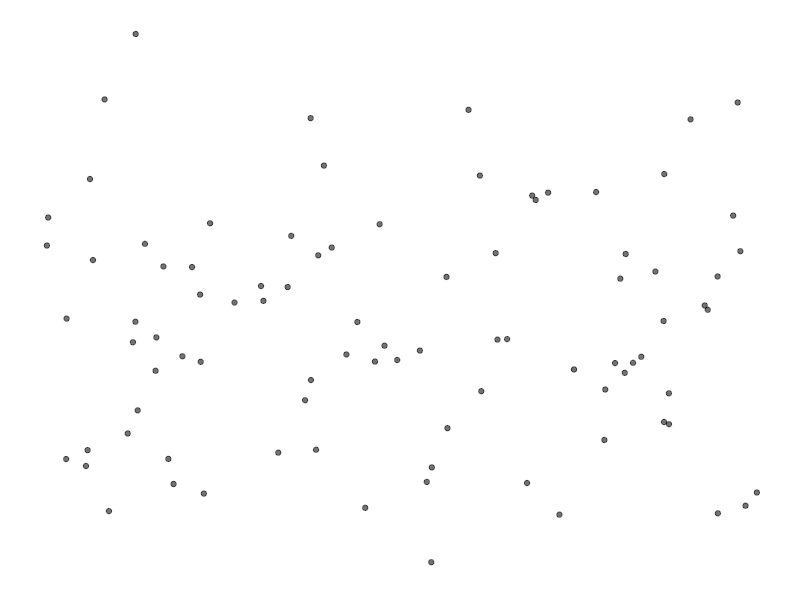
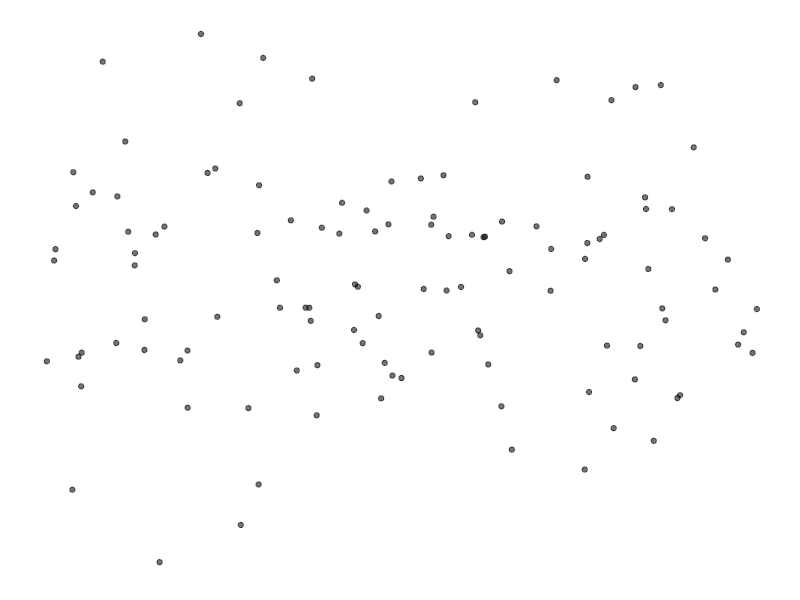
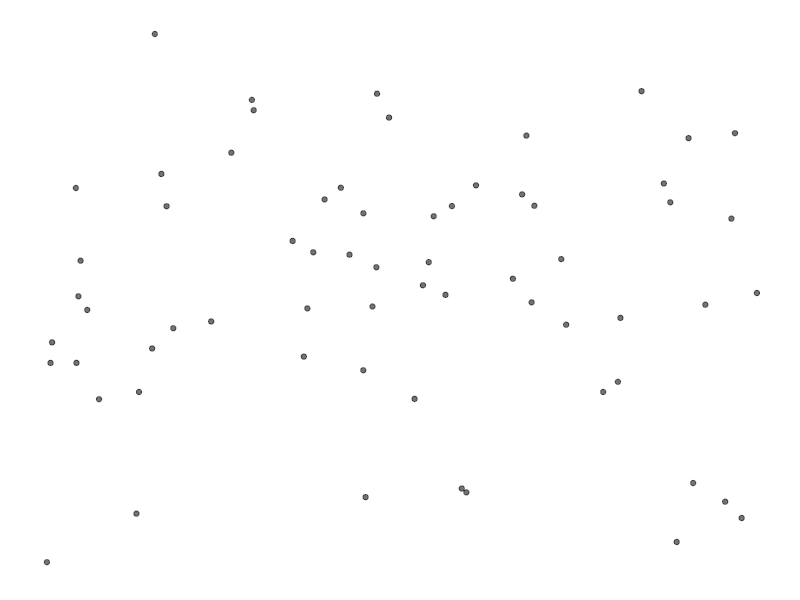
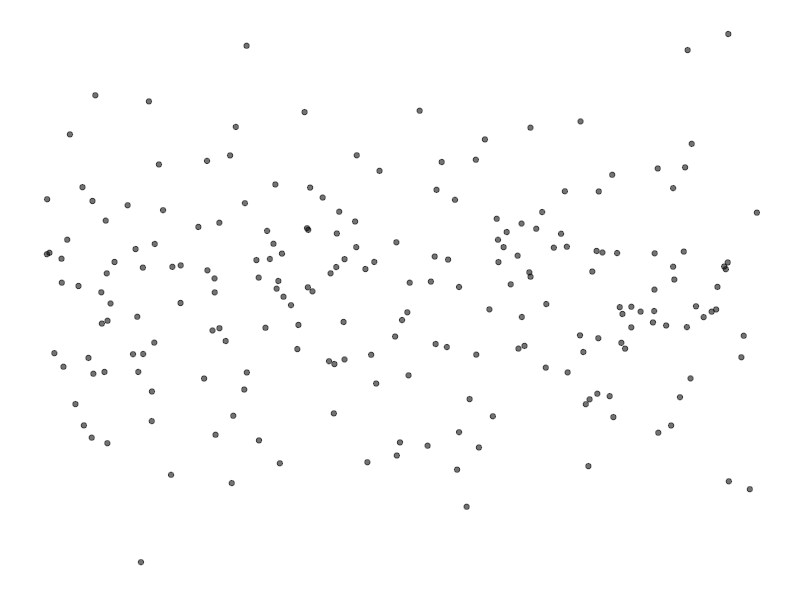
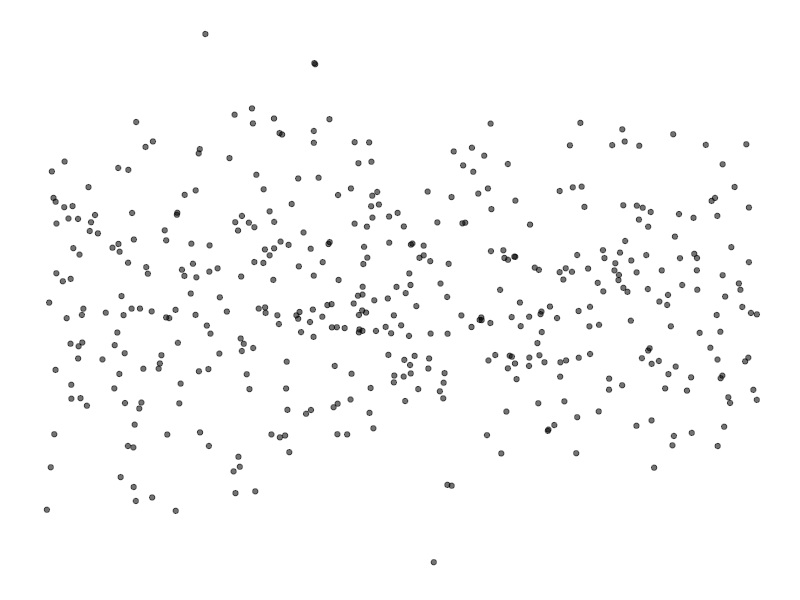
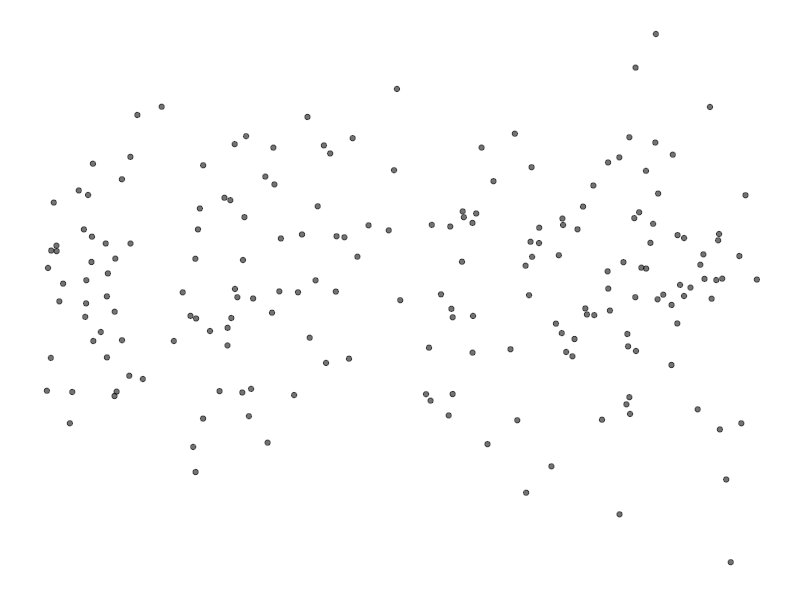
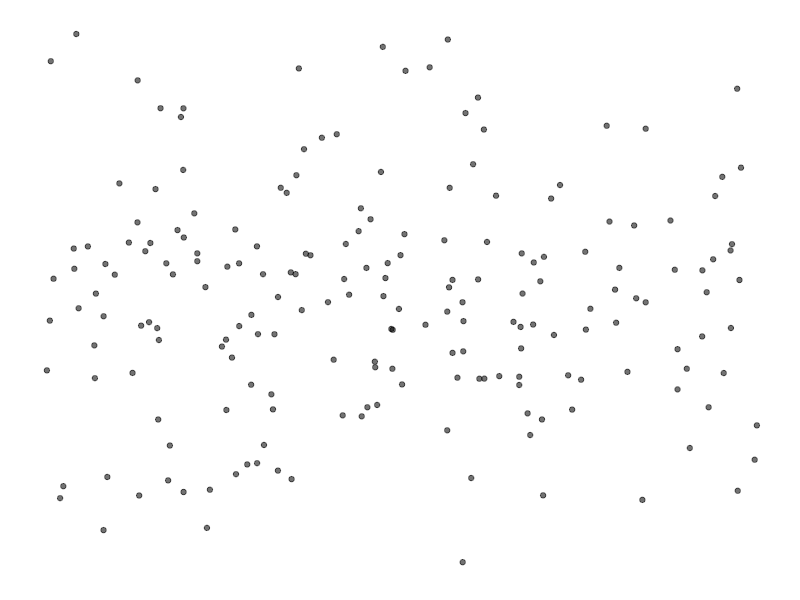
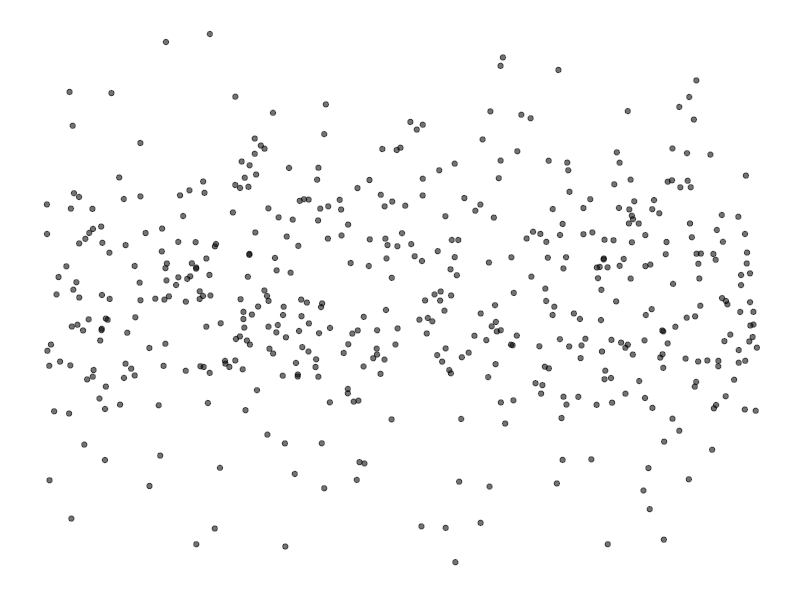

Generate these figures, in order, with R: (Note: this script raises an error after producing the figures.)
library(tidyverse)


# 1/4 for classic linear model
classic<-function(n){
  
  beta<-runif(1,0.5,1.5)
  
  x<-runif(n, -3, 3)
  y<-rnorm(n, beta*x, 1)
  
  tibble(x, y)
  model<-lm(y ~ x)
  res<-residuals(model)
  yhat<-predict(model)
  res<-(res-mean(res))/sd(res)
  yhat<-(yhat-mean(yhat))/sd(yhat)
  return(tibble(res, yhat))
}

# 2/4 for linear model with heteroskedasticity 
heter<-function(n){
  lambda <- runif(1,-1,1)
  beta<-runif(1,0.5,1.5)
  a <- abs(lambda)
  b <- rnorm(1)
  c <- rnorm(1)
  
  x<-runif(n, -3, 3)
  m <- mean(x)
  
  index <- sample(c(1:3),1)
  if (index==1){
    y <- rnorm(n, beta*x, exp(x*lambda)+rexp(n))
  } else if (index==2) {
    y <- rnorm(n, beta*x, a*x^2+b*x+c+abs(c-b^2/(2*a))+rexp(n))
  } else {
    y <- rnorm(n, beta*x, dnorm(x, mean = m)+rexp(n))
  }
  
  tibble(x, y)
  model<-lm(y ~ x)
  res<-residuals(model)
  yhat<-predict(model)
  res<-(res-mean(res))/sd(res)
  yhat<-(yhat-mean(yhat))/sd(yhat)
  return(tibble(res, yhat))
}


# 3/4 for non-linear model (polynomial) 
nonpoly<-function(n){
  
  p1<-rnorm(1,0,2)
  p2<-rnorm(1,0,2)
  p3<-rnorm(1,0,2)*rbinom(1,1,0.5)
  p4<-rnorm(1,0,2)*rbinom(1,1,0.3)
  p5<-rnorm(1,0,1)*rbinom(1,1,0.2)
  
  x<-runif(n,-3,3)
  y<-rnorm(n, p1*x+p2*x^2+p3*x^3+p4*x^4+p5*x^5, p1^2+2*p2^2+2*p3^2+2*p4^2+2*p5^2)
  
  tibble(x, y)
  model<-lm(y ~ x)
  res<-residuals(model)
  yhat<-predict(model)
  res<-(res-mean(res))/sd(res)
  yhat<-(yhat-mean(yhat))/sd(yhat)
  return(tibble(res, yhat))
}

#nonpoly(200) %>% 
  #ggplot(aes(x=yhat,y=res))+geom_point()

#generating data from three models
N <- sample(20:800, 100, replace = TRUE)
  classic_ <- tibble(N) %>%
  mutate(res = map(N, classic))
  classic_<-classic_$res
NH <- sample(20:800, 100, replace = TRUE)
  heter_ <- tibble(NH) %>%
  mutate(res = map(NH, heter))
  heter_<-heter_$res
NP <- sample(20:800, 100, replace = TRUE)
  poly_ <- tibble(NP) %>%
  mutate(res = map(NP, nonpoly))
  poly_<-poly_$res

names(classic_) <- c(1:100)
names(heter_) <- c(1:100)
names(poly_) <- c(1:100)

savepic <- function(pdata, i){ 
  ggplot(as.data.frame(pdata), aes(x = yhat, y=res, alpha = 0.01)) + 
    geom_point() + 
    theme(axis.line=element_blank(),
          axis.text.x=element_blank(),
          axis.text.y=element_blank(),
          axis.ticks=element_blank(),
          axis.title.x=element_blank(),
          axis.title.y=element_blank(),
          legend.position="none",
          panel.background=element_blank(),
          panel.border=element_blank(),
          panel.grid.major=element_blank(),
          panel.grid.minor=element_blank(),
          plot.background=element_blank())
  ggsave(filename = paste(name, i, ".png", sep = ""), height = 2, width = 2, dpi = 150)
}

#saving all plots to the original data folder

setwd("/Volumes/5550/original data")

name <- deparse(substitute(classic_))
mapply(savepic, classic_, c(1:100))

name <- deparse(substitute(heter_))
mapply(savepic, heter_, c(1:100))

name <- deparse(substitute(poly_))
mapply(savepic, poly_, c(1:100))

#separate plots to train, test, validation

original_dataset_dir <- "/Volumes/5550/original data"
base_dir <- "/Volumes/5550/thesis"
train_dir <- file.path(base_dir,"train")
validation_dir <- file.path(base_dir,"validation")
test_dir <- file.path(base_dir,"test")
train_classic_dir <- file.path(train_dir, "classic")
train_heter_dir <- file.path(train_dir, "heter")
train_poly_dir <- file.path(train_dir, "poly")
validation_classic_dir <- file.path(validation_dir, "classic")
validation_heter_dir <- file.path(validation_dir, "heter")
validation_poly_dir <- file.path(validation_dir, "poly")
test_classic_dir <- file.path(test_dir, "classic")
test_heter_dir <- file.path(test_dir, "heter")
test_poly_dir <- file.path(test_dir, "poly")

dir.create(train_dir)
dir.create(validation_dir)
dir.create(test_dir)
dir.create(train_classic_dir)
dir.create(train_heter_dir)
dir.create(train_poly_dir)
dir.create(validation_classic_dir)
dir.create(validation_heter_dir)
dir.create(validation_poly_dir)
dir.create(test_classic_dir)
dir.create(test_heter_dir)
dir.create(test_poly_dir)

#copy images from original folder to separate train, test, validation folders
fnames <- paste0("classic_",1:300,".png")
file.copy(file.path(original_dataset_dir,fnames),
          file.path(train_classic_dir))
fnames <- paste0("classic_",1:100,".png")
file.copy(file.path(original_dataset_dir,fnames),
          file.path(validation_classic_dir))
fnames <- paste0("classic_",1:200,".png")
file.copy(file.path(original_dataset_dir,fnames),
          file.path(test_classic_dir))

fnames <- paste0("heter_",1:300,".png")
file.copy(file.path(original_dataset_dir,fnames),
          file.path(train_heter_dir))
fnames <- paste0("heter_",1:100,".png")
file.copy(file.path(original_dataset_dir,fnames),
          file.path(validation_heter_dir))
fnames <- paste0("heter_",1:200,".png")
file.copy(file.path(original_dataset_dir,fnames),
          file.path(test_heter_dir))

fnames <- paste0("poly_",1:300,".png")
file.copy(file.path(original_dataset_dir,fnames),
          file.path(train_poly_dir))
fnames <- paste0("poly_",1:100,".png")
file.copy(file.path(original_dataset_dir,fnames),
          file.path(validation_poly_dir))
fnames <- paste0("poly_",1:200,".png")
file.copy(file.path(original_dataset_dir,fnames),
          file.path(test_poly_dir))
